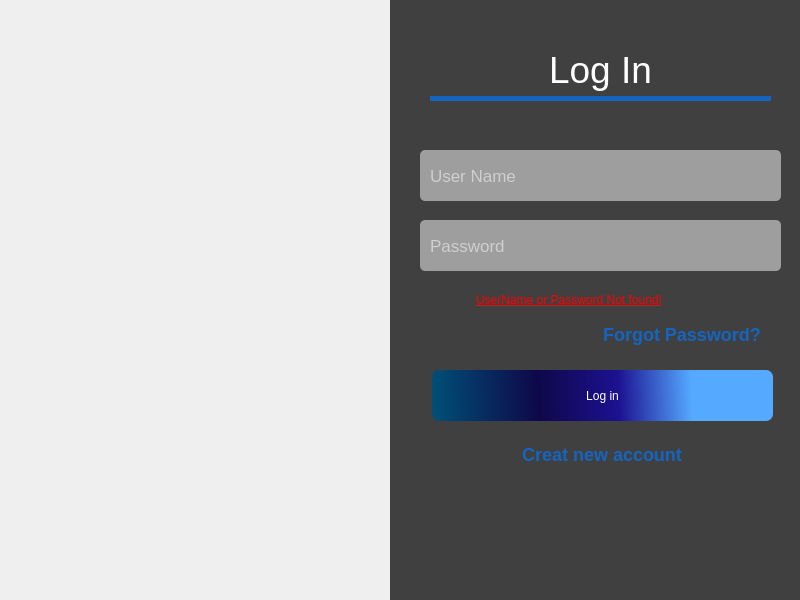
<?xml version="1.0" encoding="UTF-8"?>
<ui version="4.0">
 <class>MainWindow</class>
 <widget class="QMainWindow" name="MainWindow">
  <property name="geometry">
   <rect>
    <x>0</x>
    <y>0</y>
    <width>800</width>
    <height>600</height>
   </rect>
  </property>
  <property name="minimumSize">
   <size>
    <width>800</width>
    <height>600</height>
   </size>
  </property>
  <property name="maximumSize">
   <size>
    <width>800</width>
    <height>600</height>
   </size>
  </property>
  <property name="windowTitle">
   <string>MainWindow</string>
  </property>
  <widget class="QWidget" name="centralwidget">
   <widget class="QWidget" name="widget" native="true">
    <property name="geometry">
     <rect>
      <x>0</x>
      <y>0</y>
      <width>391</width>
      <height>601</height>
     </rect>
    </property>
    <property name="styleSheet">
     <string notr="true">border-image: url(:/5947114fd9b1f751753920dbebc69c55.jpg);</string>
    </property>
   </widget>
   <widget class="QWidget" name="widget_2" native="true">
    <property name="geometry">
     <rect>
      <x>390</x>
      <y>0</y>
      <width>411</width>
      <height>601</height>
     </rect>
    </property>
    <property name="styleSheet">
     <string notr="true">background-color: #404040;
</string>
    </property>
    <widget class="QLabel" name="label">
     <property name="geometry">
      <rect>
       <x>40</x>
       <y>40</y>
       <width>341</width>
       <height>61</height>
      </rect>
     </property>
     <property name="styleSheet">
      <string notr="true">font: 9pt &quot;Stencil&quot;;
border-bottom:5px solid #1565C0;
color:#fff;
</string>
     </property>
     <property name="text">
      <string>&lt;html&gt;&lt;head/&gt;&lt;body&gt;&lt;p align=&quot;center&quot;&gt;&lt;span style=&quot; font-size:28pt;&quot;&gt;Log In&lt;/span&gt;&lt;/p&gt;&lt;/body&gt;&lt;/html&gt;</string>
     </property>
    </widget>
    <widget class="QLineEdit" name="username_edt">
     <property name="geometry">
      <rect>
       <x>30</x>
       <y>150</y>
       <width>361</width>
       <height>51</height>
      </rect>
     </property>
     <property name="styleSheet">
      <string notr="true">border-radius:5px;
padding-left:8px;
color:#fff;
background-color:#9E9E9E;
font-size:17px;</string>
     </property>
     <property name="placeholderText">
      <string>User Name</string>
     </property>
    </widget>
    <widget class="QLineEdit" name="password_edt">
     <property name="geometry">
      <rect>
       <x>30</x>
       <y>220</y>
       <width>361</width>
       <height>51</height>
      </rect>
     </property>
     <property name="styleSheet">
      <string notr="true">border-radius:5px;
padding-left:8px;
color:#fff;
background-color:#9E9E9E;
font-size:17px;</string>
     </property>
     <property name="echoMode">
      <enum>QLineEdit::Password</enum>
     </property>
     <property name="placeholderText">
      <string>Password</string>
     </property>
    </widget>
    <widget class="QPushButton" name="login_btn">
     <property name="geometry">
      <rect>
       <x>42</x>
       <y>370</y>
       <width>341</width>
       <height>51</height>
      </rect>
     </property>
     <property name="cursor">
      <cursorShape>PointingHandCursor</cursorShape>
     </property>
     <property name="styleSheet">
      <string notr="true">QPushButton{
border-radius:7px;
background-color: qlineargradient(spread:pad, x1:0, y1:1, x2:1, y2:0.994, stop:0 rgba(0, 80, 120, 255), stop:0.3125 rgba(14, 8, 73, 255), stop:0.548077 rgba(28, 17, 145, 255), stop:0.764423 rgba(85, 170, 255, 255));
color:#fff;
font: 12pt &quot;MS Reference Sans Serif&quot;;
 transition: 0.3s;
}
QPushButton:hover{
font-size:15px;
}

</string>
     </property>
     <property name="text">
      <string>Log in</string>
     </property>
    </widget>
    <widget class="QPushButton" name="pushButton">
     <property name="geometry">
      <rect>
       <x>210</x>
       <y>320</y>
       <width>171</width>
       <height>29</height>
      </rect>
     </property>
     <property name="cursor">
      <cursorShape>PointingHandCursor</cursorShape>
     </property>
     <property name="styleSheet">
      <string notr="true">QPushButton{
color:#1565C0;
font-size:18px;
padding-right:7px;
font-weight:800;
background-color:  #404040;
border:none;}
QPushButton:hover{
color:#fff;
}</string>
     </property>
     <property name="text">
      <string>Forgot Password?</string>
     </property>
    </widget>
    <widget class="QPushButton" name="pushButton_2">
     <property name="geometry">
      <rect>
       <x>130</x>
       <y>440</y>
       <width>171</width>
       <height>29</height>
      </rect>
     </property>
     <property name="cursor">
      <cursorShape>PointingHandCursor</cursorShape>
     </property>
     <property name="styleSheet">
      <string notr="true">QPushButton{
color:#1565C0;
font-size:18px;
padding-right:7px;
font-weight:800;
background-color: #404040;
border:none;
}
QPushButton:hover{
color:#fff;
}</string>
     </property>
     <property name="text">
      <string>Creat new account</string>
     </property>
    </widget>
    <widget class="QLabel" name="warning_lbl">
     <property name="geometry">
      <rect>
       <x>50</x>
       <y>290</y>
       <width>251</width>
       <height>20</height>
      </rect>
     </property>
     <property name="styleSheet">
      <string notr="true">padding-left:7px;
color: rgb(253, 0, 0);
font: 9pt &quot;Zar&quot;;
font: 9pt &quot;Segoe UI&quot;;
text-decoration: underline;</string>
     </property>
     <property name="text">
      <string>&lt;html&gt;&lt;head/&gt;&lt;body&gt;&lt;p&gt;UserName or Password Not found!&lt;/p&gt;&lt;/body&gt;&lt;/html&gt;</string>
     </property>
     <property name="alignment">
      <set>Qt::AlignCenter</set>
     </property>
    </widget>
   </widget>
  </widget>
 </widget>
 <resources/>
 <connections/>
</ui>
